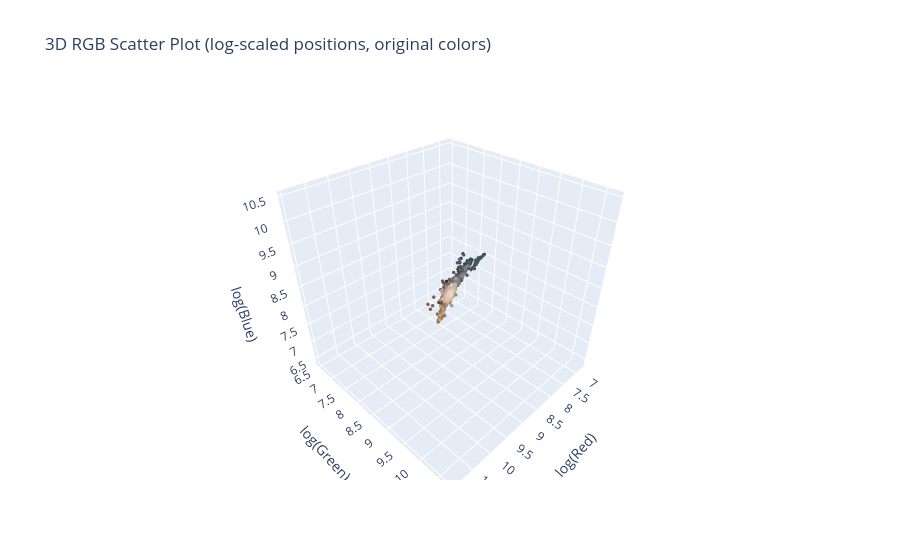

The code cell stored with this chart in its notebook:
### Code cell
img_idx = 1
img = ds[img_idx].astype(np.float32)
print(img.shape, img.min(), img.max())

plot_interactive_logrgb(img, N=5000)

### Figure 1 — Plotly figure (JSON) as saved in the notebook; plotly's stock layout.template omitted (floating-point values rounded to 4 significant figures; data arrays with more than 128 entries replaced by an {"elided": "..."} marker saying what was removed)
{"data": [{"marker": {"color": {"elided": "5000 str values"}, "opacity": 1, "size": 2}, "mode": "markers", "type": "scatter3d", "x": {"elided": "5000 float values"}, "y": {"elided": "5000 float values"}, "z": {"elided": "5000 float values"}}], "layout": {"scene": {"xaxis": {"title": {"text": "log(Red)"}}, "yaxis": {"title": {"text": "log(Green)"}}, "zaxis": {"title": {"text": "log(Blue)"}}}, "title": {"text": "3D RGB Scatter Plot (log-scaled positions, original colors)"}}}
